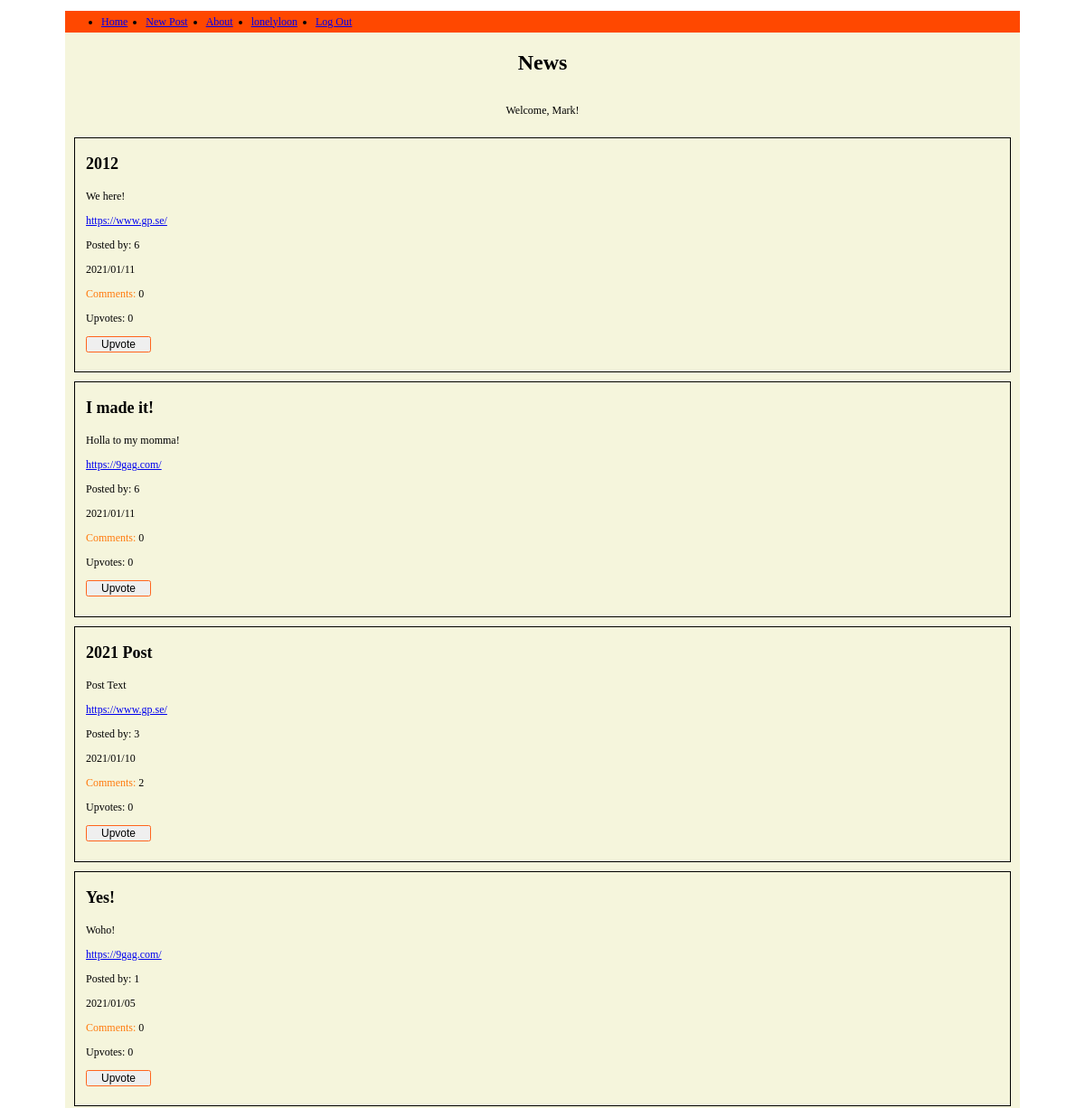
The page /index.php (signed in, upper part) on the database as committed earlier.
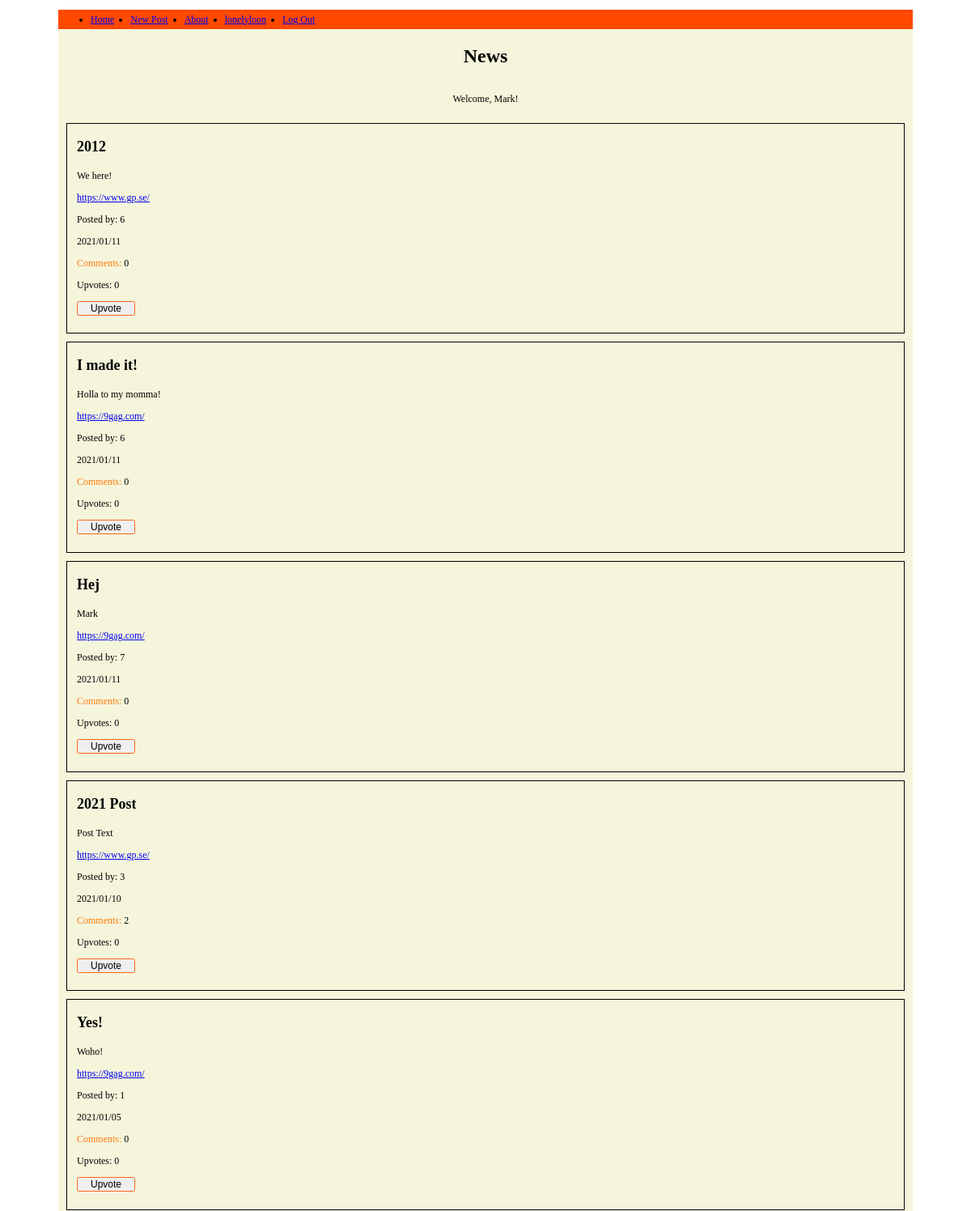
The same page on the database as committed later.
### tables this page shows
CREATE TABLE Posts (
	id integer PRIMARY KEY AUTOINCREMENT,
	title string,
	description string,
	post_url varchar,
	post_date datetime,
	user_id varchar,
	user_username varchar
);

### web/config.php (called while the page is built, shortened)
<?php
return [
    'title' => 'News',
    'database_path' => sprintf('sqlite:%s/database/hackernews.db', __DIR__),
];

### web/autoload.php (called while the page is built, shortened)
<?php
require __DIR__ . '/functions.php';
$config = require __DIR__ . '/config.php';

### web/functions.php (called while the page is built, shortened)
<?php
function fetchAllPosts($pdo)
{
    $statement = $pdo->prepare("SELECT * FROM Posts ORDER BY Posts.post_date DESC");
    $statement->execute();
    $fetchPosts = $statement->fetchAll(PDO::FETCH_ASSOC);
    return $fetchPosts;
}
function countComments($pdo, $postId)
{
    $statement = $pdo->prepare('SELECT COUNT(*) FROM Comments WHERE post_id = :postId');
    $statement->bindParam(':postId', $postId, PDO::PARAM_INT);
    $statement->execute();
    $comments = $statement->fetch(PDO::FETCH_ASSOC);
    return $comments['COUNT(*)'];
}
function countUpvotes($pdo, $postId)
{
    $statement = $pdo->prepare('SELECT COUNT(*) FROM Likes WHERE post_id = :postId');
    $statement->bindParam(':postId', $postId, PDO::PARAM_INT);
    $statement->execute();
    $upvotes = $statement->fetch(PDO::FETCH_ASSOC);
    return $upvotes['COUNT(*)'];
}
function upvoteByUser($pdo, $postId, $userId)
{
    $statement = $pdo->prepare('SELECT * FROM Likes WHERE post_id = :postId
    AND user_id = :userId;');
    $statement->bindParam(':postId', $postId);
    $statement->bindParam(':userId', $userId);
    $statement->execute();
    $upvoteByUser = $statement->fetch(PDO::FETCH_ASSOC);
    return $upvoteByUser;
}

### index.php (the view, shortened to what this page needs)
<?php require __DIR__ . '/homepage/header.php'; ?>
<?php require __DIR__ . '/homepage/navbar.php'; ?>
<?php
if (isset($_SESSION['user'])) : ?>
    <section class="index_page">
        <div class="greeting_user_container">
            <h1 class="index_title"><?php echo $config['title']; ?></h1>
            <?php if (isset($_SESSION['user'])) : ?>
                <p> Welcome, <?php echo $_SESSION['user']['first_name']; ?>!</p>
            <?php endif; ?>
        </div>
        <?php $fetchPost = fetchAllPosts($pdo);
        foreach ($fetchPost as $post) : ?>
            <?php $postId = $post['id'];  ?>
            <?php $upvoteByUser = upvoteByUser($pdo, $postId, $_SESSION['user']['id']) ?>
            <?php $countComments = countComments($pdo, $postId); ?>
            <?php $countUpvotes = countUpvotes($pdo, $postId); ?>
            <div class="news_feed">
                <div>
                    <h3 class="index_post_title"> <?php echo $post['title']; ?> </h3>
                </div>
                <div>
                    <p class="post-description"> <?php echo $post['description']; ?> </p>
                </div>
                <div>
                    <a href="<?php echo $post['post_url'] ?> "> <?php echo $post['post_url']; ?> </a>
                </div>
                <div>
                    <p> Posted by: <?php echo $post['user_id']; ?> </p>
                </div>
                <div>
                    <p> <?php echo $post['post_date']; ?> </p>
                </div>
                <div class="upvotes_comments">
                    <a class="index_comments" href="comments.php?id= <?php echo $post['id']; ?> "> Comments: </a>
                    <?php echo $countComments; ?>
                    <p class="index_upvotes"> Upvotes:
                        <?php echo $countUpvotes; ?> </p>
                </div>
                <?php if ($upvoteByUser) : ?>
                    <button class="vote_button" type="submit">Downvote</button>
                <?php else : ?>
                    <button class="vote_button" type="submit">Upvote</button>
            </div>
        <?php endif; ?>
    <?php endforeach; ?>
    </section>
<?php else : ?>
    <h1>PLEASE SIGN IN TOO SEE POSTS</h1>
<?php endif; ?>
<?php require __DIR__ . '/homepage/footer.php'; ?>

### homepage/header.php (shortened to what this page needs)
<?php require __DIR__ . '/../web/autoload.php'; ?>
<!DOCTYPE html>
<html lang="en">
<head>
    <link rel="stylesheet" href="/CSS Assests/index.css">
    <link rel="stylesheet" href="/CSS Assests/navBar.css">
    <link rel="stylesheet" href="/CSS Assests/footer.css">
    <link rel="stylesheet" href="/css assests/profile.css">
    <link rel="stylesheet" href="/css assests/settings.css">
    <link rel="stylesheet" href="/css assests/signUp.css">
    <link rel="stylesheet" href="/css assests/postCreator.css">
    <link rel="stylesheet" href="/css assests/loginPage.css">
</head>

### homepage/navbar.php (shortened to what this page needs)
<body>
    <div class="topnav">
        <ul class="navbar-nav">
            <li class="nav-item">
                <a class="nav-link <?php echo $_SERVER['SCRIPT_NAME'] === '/index.php' ? 'active' : ''; ?>" href="/index.php">Home</a>
            </li>
            <li class="menu__item">
                <a href="/postCreator.php"> New Post </a>
            </li>
            <li class="nav-item">
                <a class="nav-link <?php echo $_SERVER['SCRIPT_NAME'] === '/about.php' ? 'active' : ''; ?>" href="/about.php">About</a>
            </li>
            <?php if (isset($_SESSION['user'])) : ?>
                <li class="nav-item">
                    <a href="/profile.php?username=<?php echo $_SESSION['user']['username']; ?>"> <?php echo $_SESSION['user']['username']; ?> </a>
                </li>
                <?php if (isset($_SESSION['user'])) : ?>
                    <li class="nav-item">
                        <a href="web/user/logout.php">Log Out</a>
                    </li>
                <?php endif; ?>
            <?php endif; ?>
        </ul>
    </div>

### homepage/footer.php (shortened to what this page needs)
</body>
</html>

### css assests/index.css (style rules this page uses)
* { box-sizing: border-box; font-size: 12px; }
body { height: 100vh; margin: 0; padding-top: 1rem; padding-left: 6rem; padding-right: 6rem; }
.index_page { background-color: beige; }
.greeting_user_container { display: flex; flex-direction: column; background-color: #ffffff; background-color: beige; justify-content: center; align-items: center; }
.news_feed { margin: 10px; margin-bottom: 5px; min-height: 15vh; border: solid 1px black; padding-bottom: 1.5rem; padding-left: 1rem; }
.index_title { font-size: 2rem; }
.index_comments { text-decoration: none; color: rgb(255, 122, 13); }
.vote_button { font-size: 1rem; height: 1.5rem; border: solid 1px rgb(255, 100, 28); border-radius: 0.2rem; margin-bottom: 0.3rem; margin-right: 0.3rem; width: 6rem; }
.index_post_title { font-size: 1.5rem; }

### css assests/navBar.css (style rules this page uses)
.topnav { display: flex; align-items: center; flex-direction: row; width: 100%; background-color: rgb(255, 72, 0); height: 2rem; }
.topnav { display: flex; }
ul { display: flex; align-items: center; justify-content: space-between; gap: 20px; }

Rows that differ between the two databases and show on the page:
added posts: title "Hej", description "Mark", post_url "https://9gag.com/", user "7", post_date "2021/01/11", countComments "0", countUpvotes "0"
